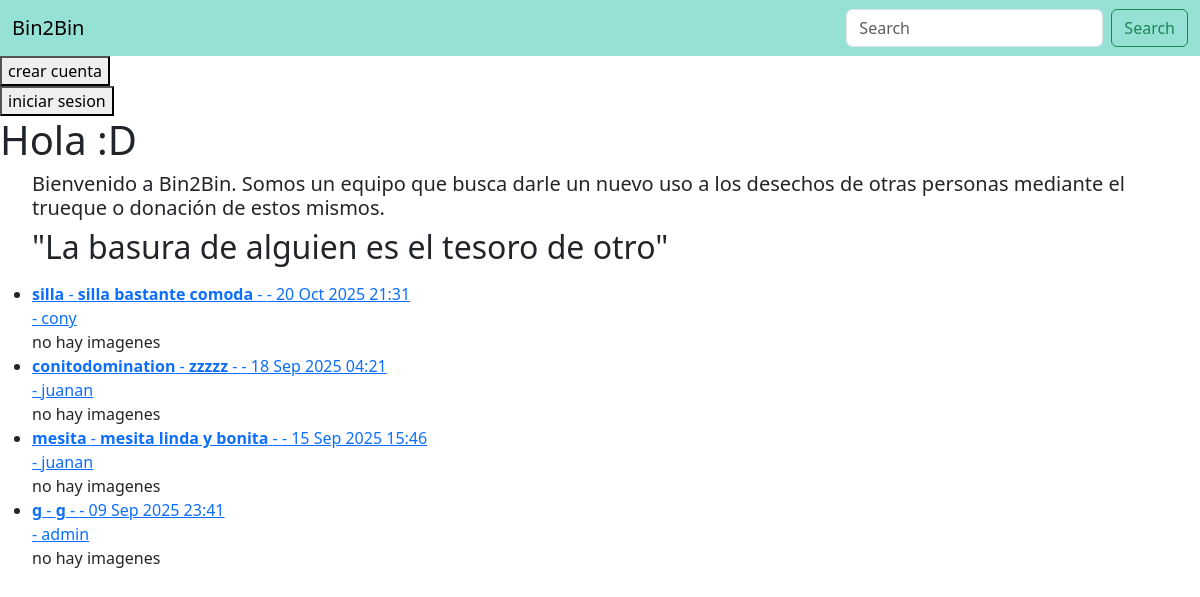
/, run on an earlier commit of the app's database.
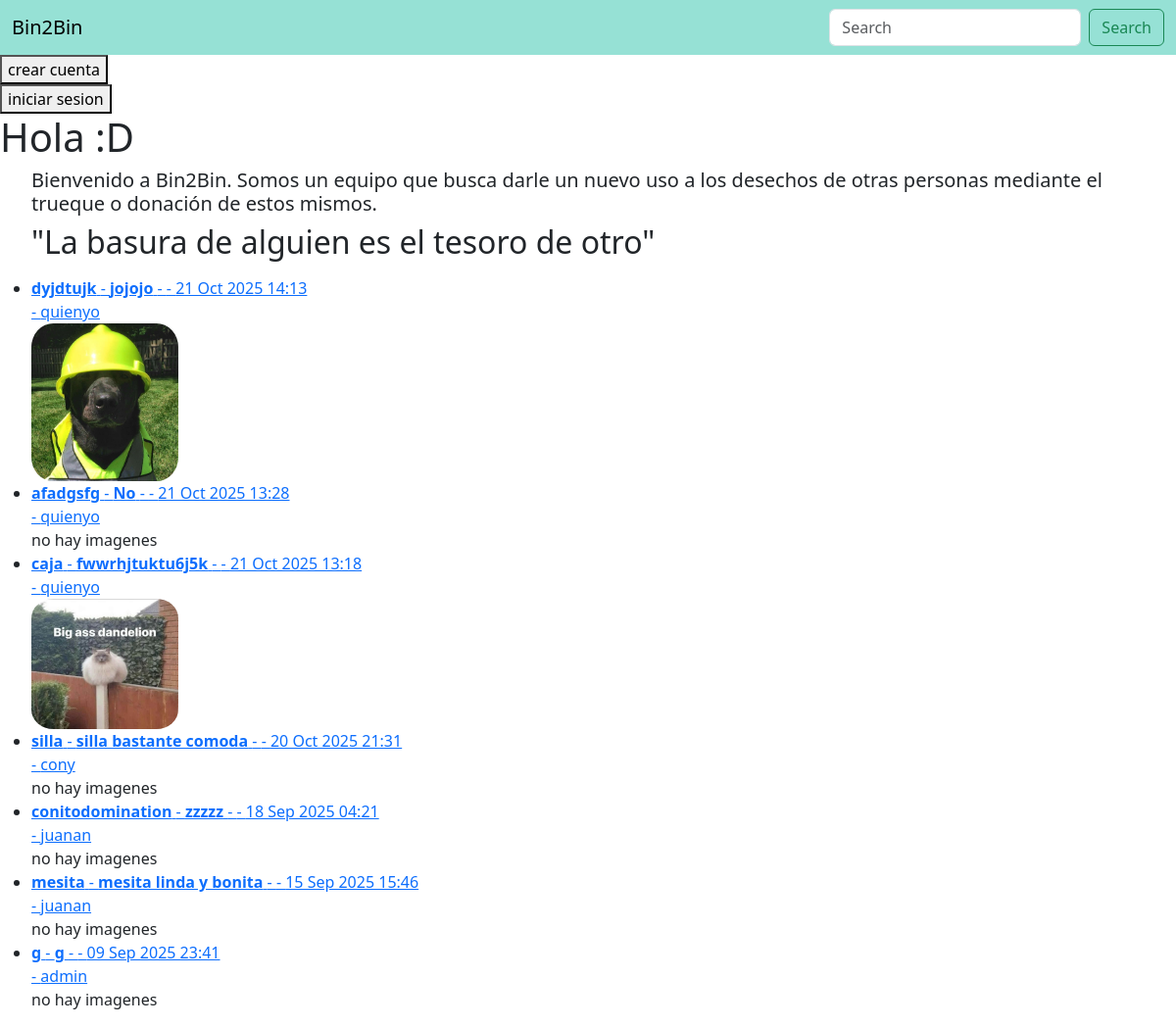
And on a later commit of the database.
### publi/models.py (models this page shows, shortened)
class publi(models.Model):
    titulo = models.CharField(max_length=100)
    descripcion = models.TextField(blank=True)
    creacion = models.DateTimeField(auto_now_add=True)
    usuario = models.ForeignKey(User, on_delete=models.CASCADE)
    imagen = models.ImageField(upload_to='imagenes/', blank=True)

### user/views.py (the view)
# urls.py: path('', views.hola, name = 'hola'),
def hola(request):
    if request.method == 'POST':
        logout(request)
        return redirect('hola')
    else:
        try:
            publicaciones = publi.objects.filter(titulo__contains=request.GET["search"]).order_by("-creacion")
            try:
                img_obj = get_object_or_404(user_img, usuario=request.user.id)
                return render(request, 'hola.html', {'imagen':img_obj, 'publicaciones':publicaciones})
            except:
                return render(request, 'hola.html', {'publicaciones':publicaciones})
        except:
            publicaciones = publi.objects.all().order_by("-creacion")
            try:
                img_obj = get_object_or_404(user_img, usuario=request.user.id)
                return render(request, 'hola.html', {'imagen':img_obj, 'publicaciones':publicaciones})
            except:
                return render(request, 'hola.html', {'publicaciones':publicaciones})

### user/templates/hola.html (shortened to what this page needs)
<!DOCTYPE html>
{% load static %}
<html lang="es">
<head>
    <link rel="stylesheet" href="https://cdn.jsdelivr.net/npm/bootstrap@5.3.8/dist/css/bootstrap.min.css">
</head>
<body>
    <nav class="navbar navbar-expand-lg" style="background-color: #1abea374;" data-bs-theme="light">
        <div class="container-fluid">
            <a class="navbar-brand" href="/">Bin2Bin</a>
            <div class="collapse navbar-collapse" id="navbarSupportedContent">
                <form class="d-flex" role="search">
                    <input class="form-control me-2" type="search" name="search" placeholder="Search" aria-label="Search"/>
                    <button class="btn btn-outline-success" type="submit">Search</button>
                </form>
            </div>
        </div>
    </nav>
    {% if not user.is_authenticated %}
        <form action="/signup/" method="GET">
            <button>
                crear cuenta
            </button>
        </form>
        <form action="/signin/">
            <button>
                iniciar sesion
            </button>
        </form>
    {% endif %}
    {% block content %}
        {% load static %}
        <h1>Hola :D</h1>
        <ul>
            <h5>Bienvenido a Bin2Bin. Somos un equipo que busca darle un nuevo uso a los desechos de otras personas mediante el trueque o donación de estos mismos.</h5>
            <h2>"La basura de alguien es el tesoro de otro"</h2>
        </ul>
        <ul>
            {% for pub in publicaciones %}
                <li>
                    <a href="{% url 'post' pub.id %}">
                        <strong>{{ pub.titulo }}</strong> - <strong>{{ pub.descripcion}}</strong> - </strong> - {{ pub.creacion|date:"d M Y H:i" }} <br> - {{ pub.usuario }}
                    </a>
                    {% if pub.imagen.url != blank %}
                        <div>
                            <img src="{{pub.imagen.url}}"
                            alt="{{pub.titulo}}"
                            width="150"
                            style="border-radius: 15%; margin-right: 10px;"/>
                        </div>
                    {% else %}
                        <div>
                            <a>no hay imagenes</a>
                        </div>
                    {% endif %}
                </li>
            {% empty %}
                {% if request.path != "/perfil/" %}
                    <li>No se han encontrado publicaciones.</li>
                {% else %}
                    <li>No has publicado nada todavía.</li>
                {% endif %}
            {% endfor %}
        </ul>
    {% endblock %}
</body>
</html>

What changed in the data, as far as the page shows it:
added publi: titulo "dyjdtujk", descripcion "jojojo", creacion "21 Oct 2025 14:13", usuario "quienyo", imagen (picture)
added publi: titulo "afadgsfg", descripcion "No", creacion "21 Oct 2025 13:28", usuario "quienyo", imagen "no hay imagenes"
added publi: titulo "caja", descripcion "fwwrhjtuktu6j5k", creacion "21 Oct 2025 13:18", usuario "quienyo", imagen (picture)
